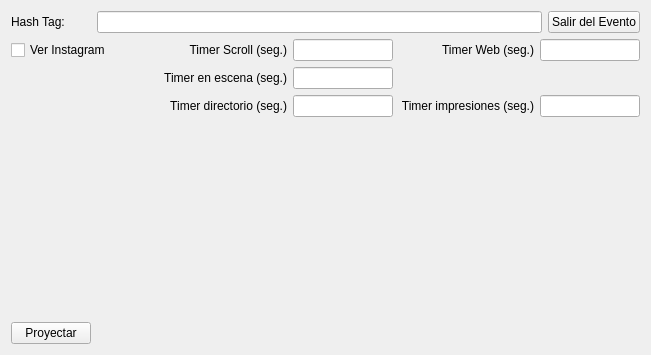
<?xml version="1.0" encoding="UTF-8"?>
<ui version="4.0">
 <class>Search</class>
 <widget class="QWidget" name="Search">
  <property name="geometry">
   <rect>
    <x>0</x>
    <y>0</y>
    <width>651</width>
    <height>355</height>
   </rect>
  </property>
  <property name="focusPolicy">
   <enum>Qt::StrongFocus</enum>
  </property>
  <property name="windowTitle">
   <string>FotoYa</string>
  </property>
  <layout class="QGridLayout" name="gridLayout">
   <item row="3" column="0" colspan="3">
    <layout class="QHBoxLayout" name="horizontalLayout_2">
     <item>
      <widget class="Impresor" name="impresor" native="true">
       <property name="enabled">
        <bool>false</bool>
       </property>
      </widget>
     </item>
     <item>
      <widget class="Galeria" name="galeria" native="true"/>
     </item>
    </layout>
   </item>
   <item row="0" column="1">
    <widget class="QLineEdit" name="leHashtagActual">
     <property name="readOnly">
      <bool>true</bool>
     </property>
    </widget>
   </item>
   <item row="1" column="0" colspan="3">
    <layout class="QGridLayout" name="gridLayout_2">
     <item row="0" column="2">
      <widget class="QLineEdit" name="leTimerScroll">
       <property name="maximumSize">
        <size>
         <width>100</width>
         <height>16777215</height>
        </size>
       </property>
       <property name="text">
        <string/>
       </property>
      </widget>
     </item>
     <item row="0" column="3">
      <widget class="QLabel" name="lTimerWeb">
       <property name="text">
        <string>Timer Web (seg.)</string>
       </property>
       <property name="alignment">
        <set>Qt::AlignRight|Qt::AlignTrailing|Qt::AlignVCenter</set>
       </property>
      </widget>
     </item>
     <item row="1" column="1">
      <widget class="QLabel" name="lTimerEscena">
       <property name="text">
        <string>Timer en escena (seg.)</string>
       </property>
       <property name="alignment">
        <set>Qt::AlignRight|Qt::AlignTrailing|Qt::AlignVCenter</set>
       </property>
      </widget>
     </item>
     <item row="1" column="2">
      <widget class="QLineEdit" name="leTimerEscena">
       <property name="maximumSize">
        <size>
         <width>100</width>
         <height>16777215</height>
        </size>
       </property>
      </widget>
     </item>
     <item row="0" column="0">
      <widget class="QCheckBox" name="cbWebInstagram">
       <property name="text">
        <string>Ver Instagram</string>
       </property>
      </widget>
     </item>
     <item row="0" column="1">
      <widget class="QLabel" name="lTimerScroll">
       <property name="text">
        <string>Timer Scroll (seg.)</string>
       </property>
       <property name="alignment">
        <set>Qt::AlignRight|Qt::AlignTrailing|Qt::AlignVCenter</set>
       </property>
      </widget>
     </item>
     <item row="2" column="1">
      <widget class="QLabel" name="lTimerDir">
       <property name="text">
        <string>Timer directorio (seg.)</string>
       </property>
       <property name="alignment">
        <set>Qt::AlignRight|Qt::AlignTrailing|Qt::AlignVCenter</set>
       </property>
      </widget>
     </item>
     <item row="2" column="3">
      <widget class="QLabel" name="lTimerImprimir">
       <property name="text">
        <string>Timer impresiones (seg.)</string>
       </property>
       <property name="alignment">
        <set>Qt::AlignRight|Qt::AlignTrailing|Qt::AlignVCenter</set>
       </property>
      </widget>
     </item>
     <item row="2" column="2">
      <widget class="QLineEdit" name="leTimerDir">
       <property name="maximumSize">
        <size>
         <width>100</width>
         <height>16777215</height>
        </size>
       </property>
      </widget>
     </item>
     <item row="2" column="4">
      <widget class="QLineEdit" name="leTimerImprimir">
       <property name="maximumSize">
        <size>
         <width>100</width>
         <height>16777215</height>
        </size>
       </property>
      </widget>
     </item>
     <item row="0" column="4">
      <widget class="QLineEdit" name="leTimerWeb">
       <property name="maximumSize">
        <size>
         <width>100</width>
         <height>16777215</height>
        </size>
       </property>
       <property name="text">
        <string/>
       </property>
      </widget>
     </item>
    </layout>
   </item>
   <item row="5" column="0">
    <widget class="QPushButton" name="pbProyectar">
     <property name="text">
      <string>Proyectar</string>
     </property>
    </widget>
   </item>
   <item row="0" column="2">
    <widget class="QPushButton" name="pbSalir">
     <property name="text">
      <string>Salir del Evento</string>
     </property>
    </widget>
   </item>
   <item row="0" column="0">
    <widget class="QLabel" name="lHashtagActual">
     <property name="text">
      <string>Hash Tag:</string>
     </property>
    </widget>
   </item>
  </layout>
 </widget>
 <customwidgets>
  <customwidget>
   <class>Impresor</class>
   <extends>QWidget</extends>
   <header>impresor.h</header>
   <container>1</container>
  </customwidget>
  <customwidget>
   <class>Galeria</class>
   <extends>QWidget</extends>
   <header>galeria.h</header>
   <container>1</container>
  </customwidget>
 </customwidgets>
 <resources/>
 <connections/>
</ui>
